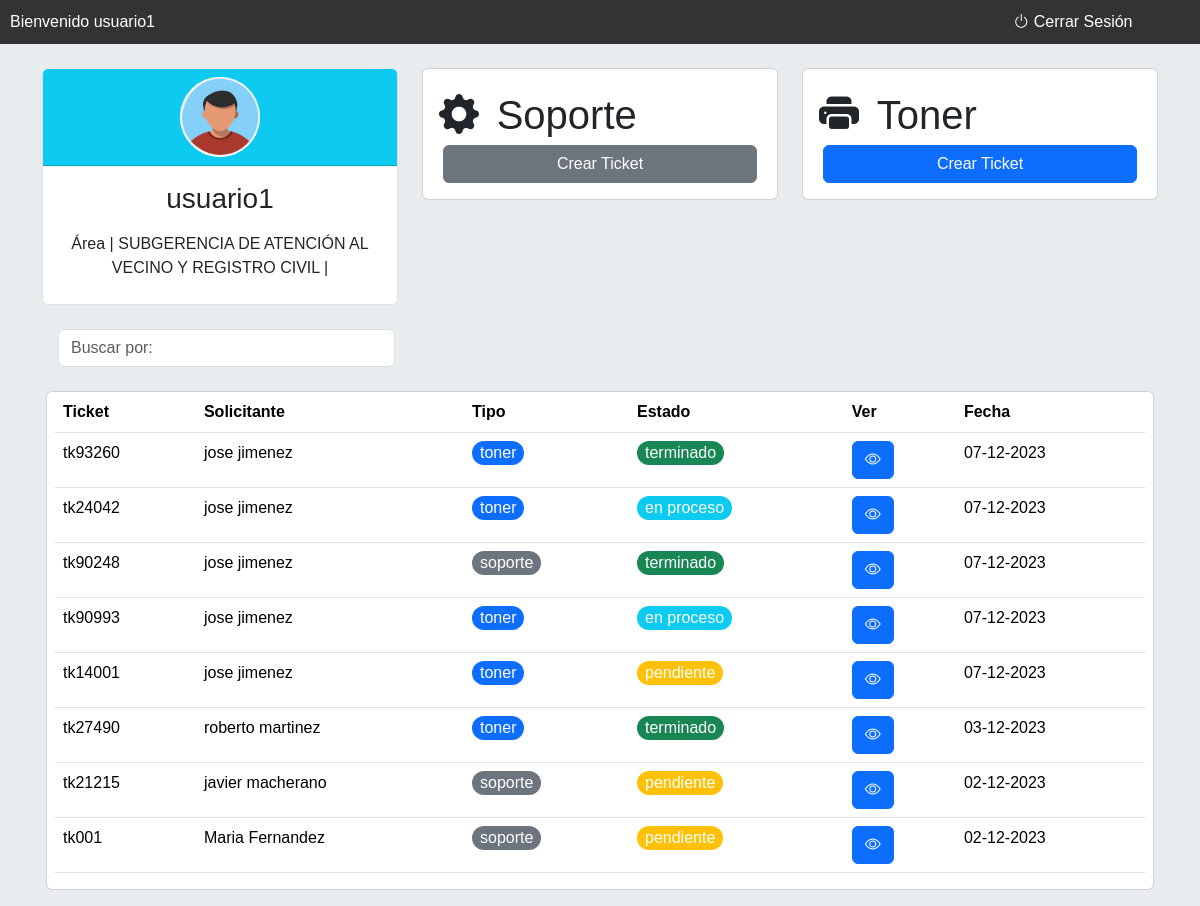
The page /pagina_usuario/inicio.php (signed in) on the database its author committed.
### tables this page shows
CREATE TABLE `area` (
  `id_area` int(11) NOT NULL,
  `descripcion` varchar(250) NOT NULL,
  `fecha_registro` date NOT NULL
);

CREATE TABLE `tickets` (
  `id_ticket` int(11) NOT NULL,
  `numero_ticket` varchar(250) NOT NULL,
  `id_usuario` int(50) NOT NULL,
  `nombre_solicitante` varchar(250) NOT NULL,
  `tipo_ticket` varchar(250) NOT NULL,
  `detalle_ticket` varchar(250) NOT NULL,
  `id_impresora` int(50) NOT NULL,
  `estado_ticket` varchar(250) NOT NULL,
  `fecha_ticket` datetime NOT NULL,
  `id_usuario_soporte` int(11) NOT NULL,
  `nombre_usuario_soporte` varchar(250) NOT NULL,
  `fecha_revision_soporte` datetime NOT NULL
);

### pagina_usuario/inicio.php (the view, shortened to what this page needs)
<?php
$id_usuario = $_SESSION['id_usuario'];
$nombre_usuario = $_SESSION['nombre_usu'];
include ('../conexion/conexion.php');
$id_area = $_SESSION['id_area'];
$sqlArea = "SELECT id_area,descripcion FROM area WHERE id_area=$id_area";
$resultArea = $conn->query($sqlArea);
if ($rowArea = $resultArea->fetch_assoc()) {
 $areaUsuario = $rowArea['descripcion'] ;
}
?>
<!DOCTYPE html>
<html lang="en">
<head>
    <link href="https://cdn.jsdelivr.net/npm/bootstrap@5.3.2/dist/css/bootstrap.min.css" rel="stylesheet">
    <link rel="stylesheet" href="https://cdn.jsdelivr.net/npm/bootstrap-icons@1.11.2/font/bootstrap-icons.min.css">
</head>
<body class="bg-body-secondary">
<div class="seccion-menu">
    <div class="row">
        <div class="col-lg-10 col-md-10 col-sm-6 col-6">
            Bienvenido <?php echo $nombre_usuario; ?>
        </div>
        <div class="col-lg-2 col-md-2 col-sm-6 col-6">
            <a type="button" class="cerrar-sesion" data-bs-toggle="modal" data-bs-target="#ModalCerrarsesion">
            <i class="bi bi-power"></i> Cerrar Sesión
            </a>
        </div>
    </div>
</div>
<div class="container ">
    <div class="row pt-4">
        <div class="col-md-4 col-sm-12 ">
            <div class="card border">
                <div class="card-header bg-info text-center">
                    <div class="rounded-circle overflow-hidden mx-auto" style="width: 80px; height: 80px; background-color: white;">
                        <img src="../images/user-image.png" alt="Imagen del usuario" class="w-100 h-100 object-fit-cover">
                    </div>
                </div>
                <div class="card-body">
                    <div class="row">
                        <h3 class="text-center"><?php echo $nombre_usuario ?></h3>
                    </div>
                    <div class="row pt-2 pb-2">
                        <label class="text-center"><?php echo 'Área | ' . $areaUsuario ?> | </label>
                    </div>
                </div>
            </div>
        </div>
        <div class="col-md-8 col-sm-12">
                <div class="row">
                    <div class="col-6">
                            <div class="card p-3">
                                <div class="row">
                                    <div class="col-2">
                                        <i class="bi bi-gear-fill card_size" ></i>
                                    </div>
                                    <div class="col-10">
                                        <label for="" class="card_size">Soporte</label>
                                    </div>
                                </div>
                                <div class="row px-3">
                                    <button type="button" class="btn btn-secondary" data-bs-toggle="modal" data-bs-target="#modalSoporte">
                                        Crear Ticket
                                    </button>
                                </div>
                            </div>
                    </div>
                    <div class="col-6">
                        <div class="card p-3">
                            <div class="row">
                                <div class="col-2">
                                    <i class="bi bi-printer-fill card_size" ></i>
                                </div>
                                <div class="col-10">
                                    <label for="" class="card_size">Toner</label>
                                </div>
                            </div>
                            <div class="row px-3">
                                <button type="button" class="btn btn-primary" data-bs-toggle="modal" data-bs-target="#modalToner">
                                Crear Ticket
                                </button>
                            </div>
                        </div>
                    </div>
                </div>
        </div>
    </div>
    <div class="seccion_soporte row pt-2 p-3">
                <div class="row pt-3">
                    <div class="col-md-4 col-sm-12">
                        <form action="#" method="get">
                            <div class="">
                                <input class="form-control" id="system-search" name="q" placeholder="Buscar por: " required>
                                <span class="input-group-btn">
                                    <button type="submit" class="btn btn-default"><i class="glyphicon glyphicon-search"></i></button>
                                </span>
                            </div>
                        </form>
                    </div>
                </div>
    <?php
        $stm = $conn->prepare("SELECT id_ticket, numero_ticket, nombre_solicitante, tipo_ticket, detalle_ticket,id_impresora, estado_ticket, fecha_ticket FROM tickets WHERE id_usuario = ? ORDER BY fecha_ticket DESC");
        $stm->bind_param("s", $id_usuario);
        $stm->execute();
        $resultado = $stm->get_result();
        ?>
        <div class="card px-2">
        <table class="table table-list-search ">
            <thead>
                <tr>
                    <th>Ticket</th>
                    <th class="d-none d-md-table-cell">Solicitante</th>
                    <th class="d-none d-md-table-cell">Tipo</th>
                    <th>Estado</th>
                    <th>Ver</th>
                    <th>Fecha</th>
                </tr>
            </thead>
            <tbody>
                <?php while ($row = $resultado->fetch_assoc()) : ?>
                    <tr>
                        <td><?php echo $row['numero_ticket']; ?></td>
                        <td class="d-none d-md-table-cell"><?php echo $row['nombre_solicitante']; ?></td>
                        <td class="d-none d-md-table-cell">
                        <?php
                        if($row['tipo_ticket'] == 'soporte'){
                            echo '<label for="" class="bg-secondary px-2 rounded-pill text-white">'. $row['tipo_ticket'] . '</label>';
                         }
                         elseif($row['tipo_ticket'] == 'toner'){
                            echo '<label for="" class="bg-primary px-2 rounded-pill text-white">'. $row['tipo_ticket'] . '</label>';
                         }
                         ?>
                        </td>
                        <td >
                        <?php
                         if($row['estado_ticket'] == 'pendiente'){
                            echo '<label for="" class="bg-warning px-2 rounded-pill text-white">'. $row['estado_ticket'] . '</label>';
                         }
                         elseif($row['estado_ticket'] == 'en proceso'){
                            echo '<label for="" class="bg-info px-2 rounded-pill text-white">'. $row['estado_ticket'] . '</label>';
                         }
                         elseif($row['estado_ticket'] == 'terminado'){
                            echo '<label for="" class="bg-success px-2 rounded-pill text-white">'. $row['estado_ticket'] . '</label>';
                         }
                         ?>
                        </td>
                        <td>
                            <button type="button" class="btn btn-primary" data-bs-toggle="modal" data-bs-target="#modalVer<?php echo $row['id_ticket']; ?>">
                            <i class="bi bi-eye"></i>
                            </button>
                        </td>
                        <td>
                        <?php
                            $fecha_ticket = $row['fecha_ticket'];
                            $fecha_formateada = date("d-m-Y", strtotime($fecha_ticket));
                            echo "$fecha_formateada";
                            ?>
                        </td>
                    </tr>
                <?php endwhile; ?>
            </tbody>
        </table>
        </div>
</div>
</div>
</body>
</html>

### pagina_usuario/inicio.php (style rules this page uses)
body { font-family: 'Poppins', sans-serif; margin: 0; padding: 0; overflow-x: hidden; background-color: #f0f0f0; }
.seccion-menu { background-color: #333; color: #fff; padding: 10px; }
.cerrar-sesion { color: #fff; text-decoration: none; }
.card_size { font-size: 40px; }

### rows shown on the page
area: descripcion "SUBGERENCIA DE ATENCIÓN AL VECINO Y REGISTRO CIVIL"
tickets: numero_ticket "tk93260", nombre_solicitante "jose jimenez", tipo_ticket "toner", estado_ticket "terminado", fecha_ticket "07-12-2023"
tickets: numero_ticket "tk24042", nombre_solicitante "jose jimenez", tipo_ticket "toner", estado_ticket "en proceso", fecha_ticket "07-12-2023"
tickets: numero_ticket "tk90248", nombre_solicitante "jose jimenez", tipo_ticket "soporte", estado_ticket "terminado", fecha_ticket "07-12-2023"
tickets: numero_ticket "tk90993", nombre_solicitante "jose jimenez", tipo_ticket "toner", estado_ticket "en proceso", fecha_ticket "07-12-2023"
tickets: numero_ticket "tk14001", nombre_solicitante "jose jimenez", tipo_ticket "toner", estado_ticket "pendiente", fecha_ticket "07-12-2023"
tickets: numero_ticket "tk27490", nombre_solicitante "roberto martinez", tipo_ticket "toner", estado_ticket "terminado", fecha_ticket "03-12-2023"
tickets: numero_ticket "tk21215", nombre_solicitante "javier macherano", tipo_ticket "soporte", estado_ticket "pendiente", fecha_ticket "02-12-2023"
tickets: numero_ticket "tk001", nombre_solicitante "Maria Fernandez", tipo_ticket "soporte", estado_ticket "pendiente", fecha_ticket "02-12-2023"

### other values the page prints
$nombre_usuario "usuario1"
